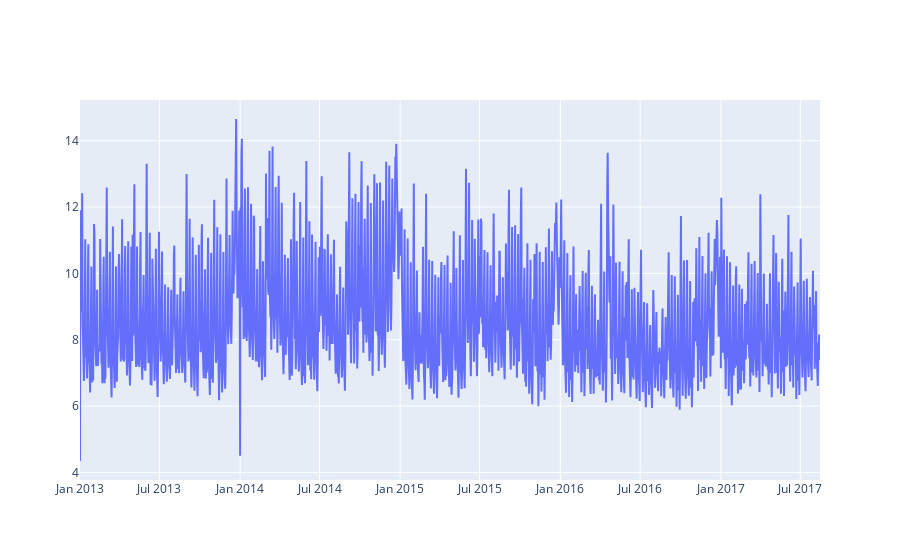
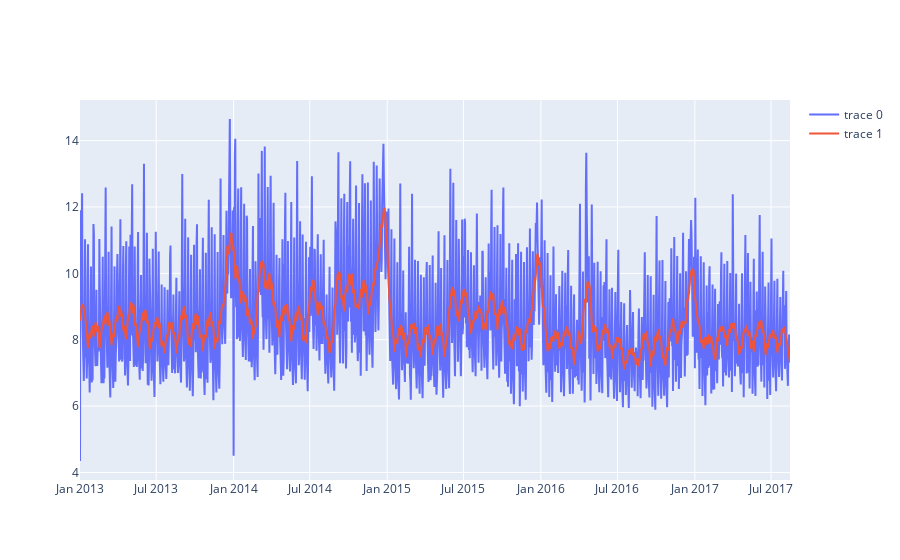

Notebook source saved alongside these figures, in order:
### Code cell
from scipy.signal import savgol_filter
import plotly.graph_objects as go   

fig = go.Figure()
fig.add_trace(go.Scatter(x=df['date'], y=df['unit_sales'])) 
fig.add_trace(go.Scatter(x=df['date'],y=signal.savgol_filter(df['unit_sales'],29,3)))

### Figure 1 — Plotly figure (JSON) as saved in the notebook; plotly's stock layout.template omitted (floating-point values rounded to 4 significant figures; data arrays with more than 128 entries replaced by an {"elided": "..."} marker saying what was removed)
{"data": [{"type": "scatter", "x": {"elided": "1684 str values"}, "y": {"elided": "1684 float values"}}], "layout": {}}

### Figure 2 — Plotly figure (JSON) as saved in the notebook; plotly's stock layout.template omitted (floating-point values rounded to 4 significant figures; data arrays with more than 128 entries replaced by an {"elided": "..."} marker saying what was removed)
{"data": [{"type": "scatter", "x": {"elided": "1684 str values"}, "y": {"elided": "1684 float values"}}, {"type": "scatter", "x": {"elided": "1684 str values"}, "y": {"elided": "1684 float values"}}], "layout": {}}
